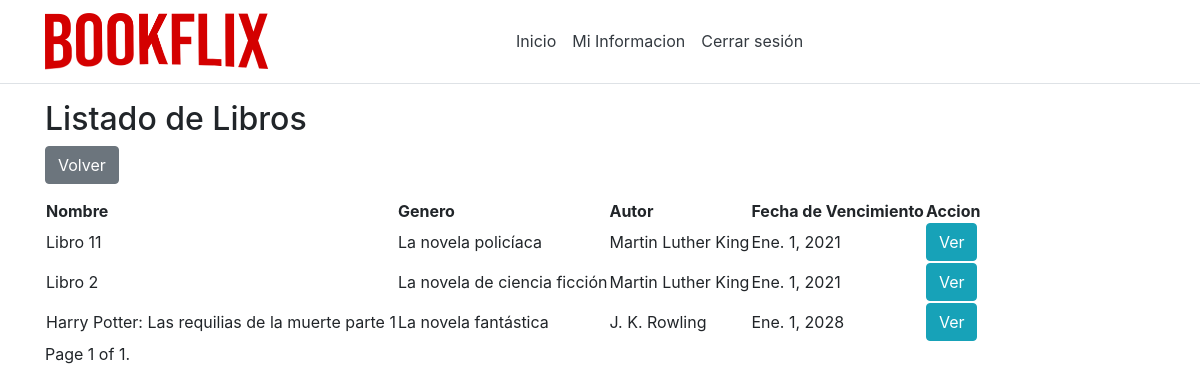
Screenshot of /listBooks/ (signed in) with the database file from the repository.
### app/models.py (models this page shows, shortened)
class Libro(models.Model):
    id = models.AutoField(primary_key=True)
    nombre = models.CharField(max_length=50,unique=True)
    isbn = models.IntegerField(unique=True)
    idAutor = models.ForeignKey(Autor,on_delete=models.CASCADE,null=True,blank=True)
    idGenero = models.ForeignKey(Genero,on_delete=models.CASCADE,null=True,blank=True)
    idEditorial = models.ForeignKey(Editorial,on_delete=models.CASCADE,null=True,blank=True)
    descripcion = models.CharField(max_length=1000)
    foto = models.ImageField(upload_to='static/images/',null=True,blank=True)
    vistos = models.IntegerField(null=True, default=0)
    ultimoCapitulo = models.BooleanField(default=False)
    LibroEnCapitulos = models.BooleanField(default=False)
    fechaVencimientoFinal = models.DateField(null=True)

class Genero(models.Model):
    id = models.AutoField(primary_key=True)
    nombre = models.CharField(max_length=50,unique=True)
    def __str__(self):
        return self.nombre

class Autor(models.Model):
    id = models.AutoField(primary_key=True)
    nombre = models.CharField(max_length=50,unique=True)
    def __str__(self):
        return self.nombre

### app/views.py (the view)
# urls.py: path('listBooks/', views.listBooks),
def listBooks(request):
    libros = Libro.objects.filter().order_by('vistos')
    if not request.user.admin:
        libros = libros_activos(libros)
    paginator = Paginator(libros, 5)
    page_number = request.GET.get('page')
    page_obj = paginator.get_page(page_number)
    return render(request, "shared/listOfBooks.html", {'libros': page_obj, 'librosActivos': libros_activos(libros)})

### app/models.py (called while the page is built)
    @property
    def is_active(self):
        return self.active

    @property
    def is_superuser(self):
        return self.superuser

### app/views.py (called while the page is built)
def libros_activos(libros):
    now = datetime.date.today()
    librosActivos = Libro.objects.none()
    for libro in libros:
        cumple = Capitulo.objects.filter(idLibro=libro.id,fechaLanzamiento__lte=now,fechaVencimiento__gte=now)
        if cumple:
            librosActivos = librosActivos.union(Libro.objects.filter(id=libro.id))
            Libro.objects.filter(id=libro.id).update(fechaVencimientoFinal=cumple.first().fechaVencimiento)
    return librosActivos

### app/templates/shared/listOfBooks.html (shortened to what this page needs)
{% extends 'default/layout.html' %}
{% block suscriptor %}
<h2>Listado de Libros</h2>
<form method="get" action="/inicio">
    <button class="btn btn-secondary" type="submit">Volver</button>
</form>
{% if librosActivos %}
<table>
    <thead>
        <tr>
            <th>Nombre</th>
            <th>Genero</th>
            <th>Autor</th>
            <th>Fecha de Vencimiento</th>
            <th>Accion</th>
        </tr>
    </thead>
    <tbody>
        {% for libro in librosActivos %}
        <tr>
            <td>{{ libro.nombre }}</td>
            <td>{{ libro.idGenero }}</td>
            <td>{{ libro.idAutor }}</td>
            <td>{{ libro.fechaVencimientoFinal }}</td>
            <td><a class="btn btn-info" role="button" href="/viewBook/{{ libro.id }}">Ver</a></td>
        {% endfor %}
    </tbody>
</table>
<div class="pagination">
    <span class="step-links">
        <span class="current">
            Page {{ libros.number }} of {{ libros.paginator.num_pages }}.
        </span>
    </span>
</div>
{% else %}
    <h4>No hay libros disponibles</h4>
{% endif %}
{% endblock %}

### rows the page displays
Libro: nombre "Libro 11", idGenero "La novela policíaca", idAutor "Martin Luther King", fechaVencimientoFinal "Ene. 1, 2021"
Libro: nombre "Libro 2", idGenero "La novela de ciencia ficción", idAutor "Martin Luther King", fechaVencimientoFinal "Ene. 1, 2021"
Libro: nombre "Harry Potter: Las requilias de la muerte parte 1", idGenero "La novela fantástica", idAutor "J. K. Rowling", fechaVencimientoFinal "Ene. 1, 2028"

### other values shown
{{ libros.number }} "1"
{{ libros.paginator.num_pages }} "1"
